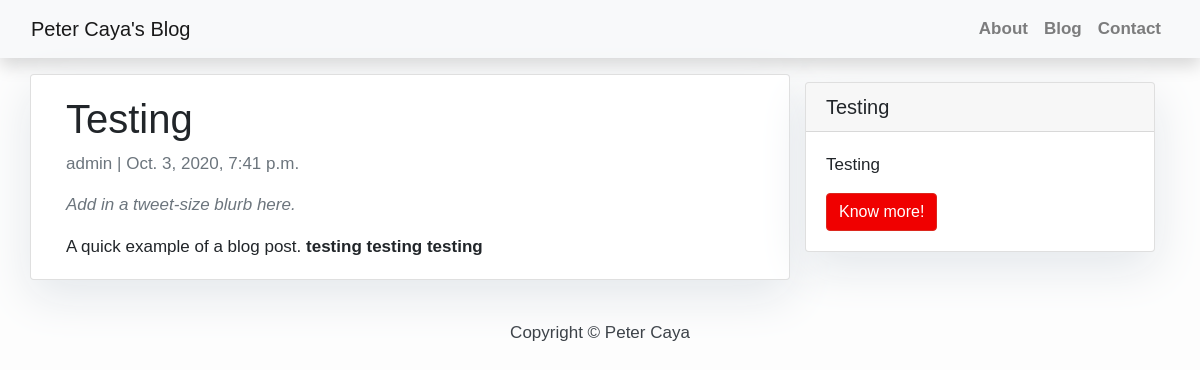
The app's page /blog/testing/ with its own data.
### blog/models.py (models this page shows, shortened)
class Post(models.Model):
    title = models.CharField(max_length=200, unique=True)
    slug = models.SlugField(max_length=200, unique=True)
    author = models.ForeignKey(User, on_delete= models.CASCADE,related_name='blog_posts')
    updated_on = models.DateTimeField(auto_now= True)
    tldr = models.TextField(max_length = 280,default =  "Add in a tweet-size blurb here.")
    content = models.TextField()
    created_on = models.DateTimeField(auto_now_add=True)
    status = models.IntegerField(choices=STATUS, default=0)
    class Meta:
        ordering = ['-created_on']

### blog/views.py (the view)
# urls.py: path('<slug:slug>/', views.PostDetail.as_view(), name='post_detail'),  ]
class PostDetail(generic.DetailView):
    model = Post
    template_name = 'post_detail.html'

### templates/post_detail.html
{% extends 'base.html' %} {% block content %}
<div class="container">
  <div class="row">
    <div class="col-md-8 card mb-4  mt-3 left  top">
      <div class="card-body">
        <h1>{% block title %} {{ object.title }} {% endblock title %}</h1>
        <p class=" text-muted">{{ post.author }} | {{ post.created_on }}</p>
        <p class=" text-muted"><i> {{ post.tldr }}  </i> </p>
        <p class="card-text ">{{ object.content | safe }}</p>
      </div>
    </div>
    {% block sidebar %} {% include 'sidebar.html' %} {% endblock sidebar %}
  </div>
</div>
{% endblock content %}

### templates/base.html (style rules this page uses)
body { font-family: "Trebuchet", sans-serif; font-size: 17px; background-color: #fdfdfd; }

### templates/sidebar.html (style rules this page uses)
.card { box-shadow: 0 16px 48px #E3E7EB; }

### records on screen
Post: title "Testing", author "admin", created_on "Oct. 3, 2020, 7:41 p.m.", tldr "Add in a tweet-size blurb here.", content "A quick example of a blog post. testing testing testing"
